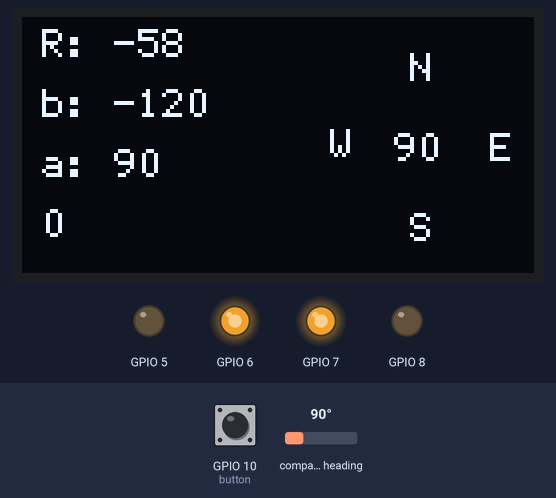
This program was run on a simulated ESP32-C3. Shown: 128×64 one-colour display, output pins drawn as LEDs (lit = HIGH). The test bench sets the inputs (shaded band); at power-on: GPIO 10 (button) HIGH, compass heading 90°. WiFi joins after 1.5 s; servers stay silent unless stated; EEPROM starts erased; no MQTT or app messages arrive unless stated; what the program prints to the serial monitor is not drawn.

Above: at 3.8 s.
3.9 s: GPIO 10 (button) pulled LOW for 0.15 s
At 5.46 s:
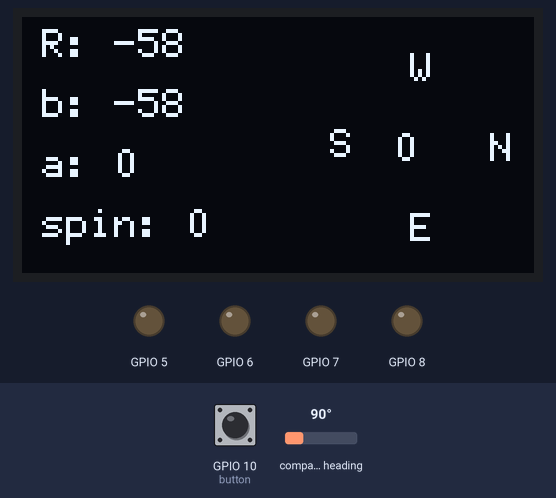
7.0 s: compass heading set to 33°
At 7.4 s:
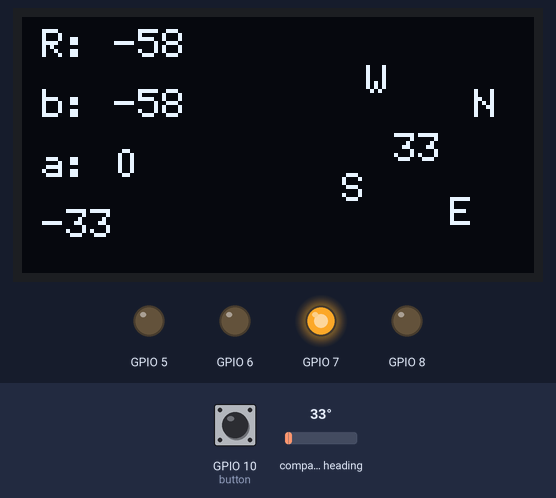
9.1 s: compass heading set to 27°
At 9.8 s:
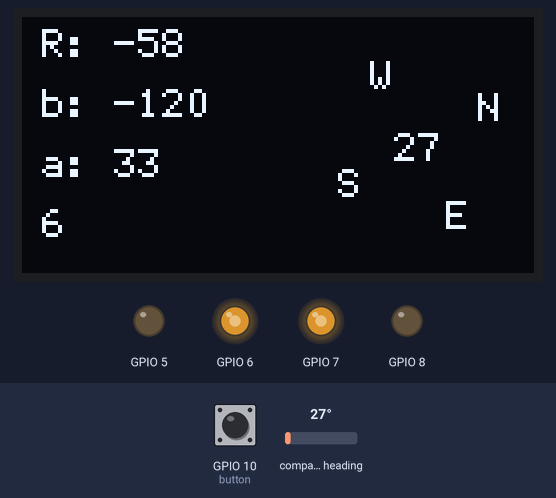
12.1 s: compass heading set to 18°
At 12.7 s:
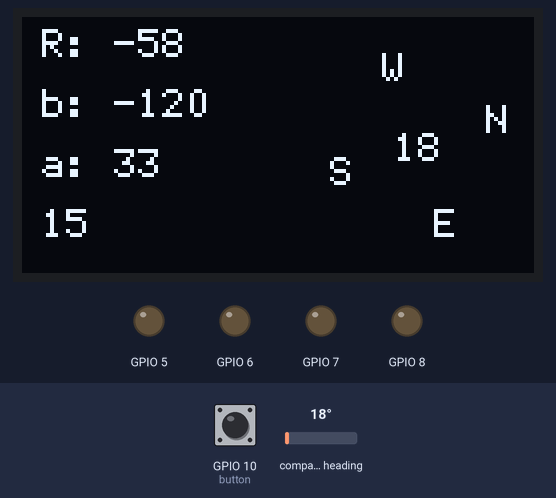
15.1 s: compass heading set to 14°
At 15.6 s:
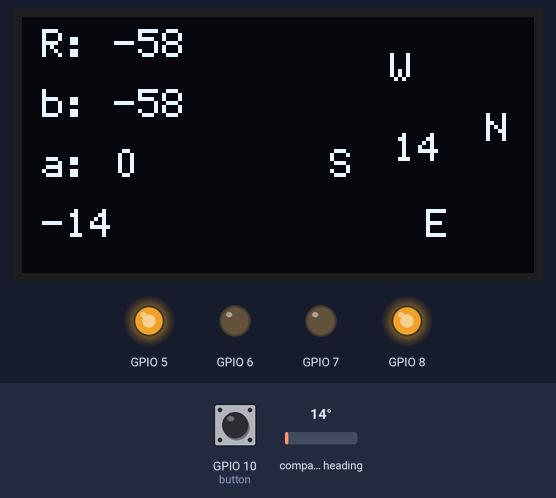
16.6 s: GPIO 10 (button) pulled LOW for 1 s
At 18.6 s:
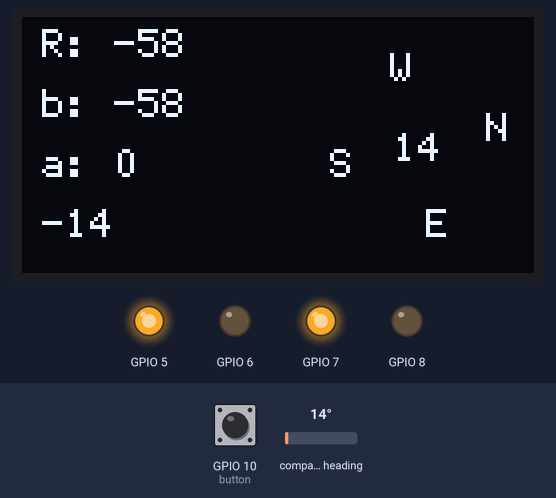
Timing chart, 0 to 21.6 s (numbered marks = the images above; inputs shaded):
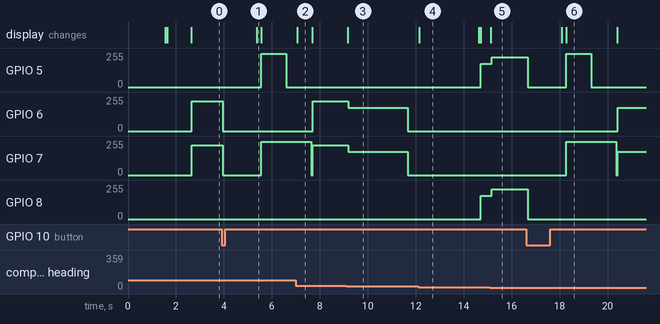

Measured:
- the behaviour switches between 30 and 29° on compass heading (found by bisection; images 2 and 3)
- the behaviour switches between 16 and 15° on compass heading (found by bisection; images 4 and 5)
- after the input at 3.9 s, GPIO 5: 0/255 → 249/255 after 1.7 s, → 0/255 1.0 s later; GPIO 6, GPIO 7: 224/255 → 0/255 after 0.05 s instead of 2.7 s; the display: changes after 1.5 s (image 1)
- after the input at 7.0 s, the display: changes after 0.07 s (image 2)
- after the input at 9.1 s, GPIO 6, GPIO 7: 224/255 → 174/255 after 0.09 s, → 0/255 2.5 s later; the display: changes after 0.07 s (image 3)
- after the input at 15.1 s, GPIO 5, GPIO 8: 174/255 → 224/255 after 0.06 s; the display: changes at once (image 5)
- after the input at 16.6 s, GPIO 5, GPIO 8: 224/255 → 0/255 after 0.07 s instead of 2.1 s; GPIO 6: 0/255 → 174/255 after 3.8 s; GPIO 7: 0/255 → 249/255 after 1.7 s, → 174/255 2.1 s later; the display: first changes after 1.5 s (image 6 shows a later state)

The program:

main.cpp
```cpp
#include <Arduino.h>
#include "display.h"
#include "Compass.h"
#include "Motor_control.h"
#include "detect_rssi.h"
#include <PubSubClient.h>
#include <WiFiClientSecure.h>

// --- PIN CONFIG ---
const int button = 10;
volatile bool buttonPressed = false;

// --- OBJECTS ---
Compass compass;
oled_display oled;
motor_driver xe;
detect_rssi rssi;
WiFiClientSecure secureClient;
PubSubClient client(secureClient);

// --- MQTT CONFIG ---
const char *mqtt_server = "032497695b644f6ab159c2c420aedb87.s1.eu.hivemq.cloud";
const int mqtt_port = 8883;
const char *mqtt_user = "caixe";
const char *mqtt_pass = "1Caixelamdoan";

// --- TOPICS ---
const char *rssi_topic = "rssi";
const char *best_rssi_topic = "best rssi";
const char *compass_topic = "compass";
const char *best_heading_topic = "best heading";
const char *status_topic = "status";
const char *decline_topic = "decline";
const char *driff_topic = "driff";
const char *log_topic = "debug/log";
const char *smooth_rssi_topic = "debug/smooth";

// --- GLOBAL VARIABLES ---
int target = 0;
int current_heading;
int current_rssi;
int best_rssi = -120;
int decline = 0;
int driff = 0;
bool has_first_scan = false;
float smooth_rssi_val = -120.0;
unsigned long last_mqtt_pub = 0;

// --- BIẾN LỌC NHIỄU ---
int bad_signal_counter = 0;

// --- INTERRUPT ---
void IRAM_ATTR handleButtonInterrupt() {
  buttonPressed = true;
}

// --- HELPER FUNCTIONS ---
void log_remote(String msg) {
  Serial.println(msg);
  if (client.connected()) client.publish(log_topic, msg.c_str());
}

int get_smooth_rssi() {
  int raw_val = rssi.get_rssi();
  if (raw_val == 0 || raw_val > -10) return (int)smooth_rssi_val;

  if (smooth_rssi_val < -119.0) {
    smooth_rssi_val = raw_val;
    return raw_val;
  }
  smooth_rssi_val = (raw_val * 0.2) + (smooth_rssi_val * 0.8);
  return (int)smooth_rssi_val;
}

void reconnect() {
  if (!client.connected()) {
    Serial.print("Connecting MQTT...");
    if (client.connect("ESP32Client", mqtt_user, mqtt_pass)) {
      Serial.println("Connected!");
    } else {
      delay(2000);
    }
  }
}

bool publish_data(const char *topic, const String &payload) {
  if (!client.connected()) reconnect();
  client.loop();
  return client.publish(topic, payload.c_str());
}

void update_status() {
  if (millis() - last_mqtt_pub < 100) return;
  publish_data(rssi_topic, String(current_rssi));
  publish_data(smooth_rssi_topic, String(get_smooth_rssi()));
  publish_data(compass_topic, String(current_heading));
  publish_data(best_rssi_topic, String(best_rssi));
  publish_data(best_heading_topic, String(target));
  publish_data(decline_topic, String(decline));
  publish_data(driff_topic, String(driff));
  last_mqtt_pub = millis();
}

// --- HÀM GIỮ KẾT NỐI + CẬP NHẬT OLED ---
// Hàm này được dùng ở khắp mọi nơi (khi chờ, khi quay, khi đo)
// Nên thêm oled.print vào đây sẽ giúp màn hình luôn sống
void keep_connection_active(unsigned long duration) {
  unsigned long start = millis();
  while (millis() - start < duration) {
    if (client.connected()) client.loop();
    if (buttonPressed) break;

    // Cập nhật số liệu nền
    current_heading = compass.get_heading();
    current_rssi = get_smooth_rssi();
    driff = (target - current_heading + 540) % 360 - 180;

    update_status(); // Gửi MQTT

    // CẬP NHẬT OLED (Fix lỗi treo màn hình)
    oled.print(current_heading, current_rssi, best_rssi, target, driff);
  }
}

// --- ĐO KỸ "TOP-TIER" ---
int get_best_rssi_samples(int samples) {
  int buffer[samples];
  int valid_count = 0;

  for(int i=0; i<samples; i++) {
     int r = rssi.get_rssi();
     if(r < 0 && r > -120) {
         buffer[valid_count] = r;
         valid_count++;
     }

     // Trong lúc đo vẫn cập nhật màn hình
     current_heading = compass.get_heading();
     driff = (target - current_heading + 540) % 360 - 180;
     update_status();
     oled.print(current_heading, r, best_rssi, target, driff); // Hiện RSSI tức thời

     delay(15);
  }

  if(valid_count == 0) return -100;

  for (int i = 0; i < valid_count - 1; i++) {
    for (int j = 0; j < valid_count - i - 1; j++) {
      if (buffer[j] < buffer[j + 1]) {
        int temp = buffer[j];
        buffer[j] = buffer[j + 1];
        buffer[j + 1] = temp;
      }
    }
  }

  int top_n = valid_count / 3;
  if (top_n < 1) top_n = 1;

  long sum_top = 0;
  for (int k = 0; k < top_n; k++) {
      sum_top += buffer[k];
  }

  return sum_top / top_n;
}

void turn_to_absolute_angle(int target_angle) {
  unsigned long start_turn = millis();
  while (millis() - start_turn < 4000) {
      if (buttonPressed) return;

      int h = compass.get_heading();
      int diff = (target_angle - h + 540) % 360 - 180;

      current_heading = h;
      driff = (target - h + 540) % 360 - 180;
      update_status();
      oled.print(current_heading, current_rssi, best_rssi, target, driff); // Update OLED

      if (abs(diff) < 5) { xe.stop(); return; }

      int spd = 450;
      if (abs(diff) < 30) spd = 350;

      if (diff > 0) xe.turn_right(spd); else xe.turn_left(spd);
      delay(20);
  }
  xe.stop();
}

void execute_u_turn() {
  log_remote("U-TURN EXECUTE!");
  publish_data(status_topic, "u-turn");

  int start_h = compass.get_heading();
  int target_u = (start_h + 180) % 360;

  xe.turn_left(450);
  unsigned long start_time = millis();
  while(millis() - start_time < 3000) {
    client.loop();
    if (buttonPressed) { xe.stop(); return; }

    current_heading = compass.get_heading();
    update_status();
    oled.print(current_heading, current_rssi, best_rssi, target, 999); // 999 báo hiệu đang quay

    if(abs(current_heading - target_u) < 20) break;
  }
  xe.stop();

  xe.move_forward(450);
  keep_connection_active(1000);
  xe.stop();
}

bool scan_greedy(int old_best_val) {
  log_remote("Greedy Scan (Top-Tier)...");
  publish_data(status_topic, "scanning");
  xe.stop();
  keep_connection_active(500);

  int center_heading = compass.get_heading();
  int center_rssi = get_best_rssi_samples(20);

  int best_local_rssi = center_rssi;
  int best_local_heading = center_heading;
  int offset = 60;

  // Check Phải
  int right_angle = (center_heading + offset) % 360;
  turn_to_absolute_angle(right_angle);
  xe.stop();
  keep_connection_active(500);
  int right_rssi = get_best_rssi_samples(20);

  if (right_rssi > center_rssi + 3) {
      log_remote("Right is better!");
      best_local_rssi = right_rssi;
      best_local_heading = right_angle;
  }
  else {
      // Check Trái
      int left_angle = (center_heading - offset + 360) % 360;
      turn_to_absolute_angle(left_angle);
      xe.stop();
      keep_connection_active(500);
      int left_rssi = get_best_rssi_samples(20);

      if (left_rssi > right_rssi && left_rssi > center_rssi + 3) {
          best_local_rssi = left_rssi;
          best_local_heading = left_angle;
      } else if (right_rssi > center_rssi + 3) {
          best_local_rssi = right_rssi;
          best_local_heading = right_angle;
      }
  }

  int gap = old_best_val - best_local_rssi;

  if (old_best_val > -90 && gap > 8) {
      log_remote("Weak Signal. Rejecting.");
      return false;
  }

  best_rssi = best_local_rssi;
  target = best_local_heading;

  log_remote("New Target: " + String(target) + " (RSSI: " + String(best_rssi) + ")");

  turn_to_absolute_angle(target);
  return true;
}

// --- FIRST SCAN 8 HƯỚNG (ĐÃ THÊM OLED VIEW) ---
void scan_8_points() {
  log_remote("FIRST SCAN (8-Point / Top-Tier)");
  publish_data(status_topic, "first scan 8pts");
  xe.stop();

  int points[8] = {0, 45, 90, 135, 180, 225, 270, 315};

  // Reset để cập nhật ngay
  best_rssi = -120;
  target = current_heading;

  for (int i = 0; i < 8; i++) {
      if (buttonPressed) return;

      log_remote("Check: " + String(points[i]));
      turn_to_absolute_angle(points[i]);
      xe.stop();
      keep_connection_active(1500); // Ổn định 1.5s

      int val = get_best_rssi_samples(20);

      log_remote("Angle " + String(points[i]) + ": " + String(val));

      if (val > best_rssi) {
          best_rssi = val;
          target = points[i];
          update_status();
          log_remote("New Best Found: " + String(best_rssi));
      }

      // CẬP NHẬT OLED GIAO DIỆN FIRST SCAN
      // Hiển thị góc đang quét (points[i]) và giá trị đo được (val)
      oled.first_scan_view(points[i], val, best_rssi, target, i * 45);
  }

  log_remote("COMPLETE. Winner: " + String(target));
  turn_to_absolute_angle(target);
  keep_connection_active(500);
}

void setup() {
  Serial.begin(115200);
  secureClient.setInsecure();
  client.setServer(mqtt_server, mqtt_port);
  pinMode(button, INPUT_PULLUP);
  attachInterrupt(digitalPinToInterrupt(button), handleButtonInterrupt, FALLING);
  PinManager::init_i2c();
  oled.begin();
  xe.begin();
  rssi.begin();
  oled.notice();
  keep_connection_active(1000);
  compass.begin();
  xe.stop();
}

void loop() {
  // 1. VA CHẠM
  if (buttonPressed) {
    buttonPressed = false;
    log_remote("COLLISION!");
    xe.stop(); delay(100);
    xe.move_backward(500); keep_connection_active(1000);
    xe.turn_back_right(500); keep_connection_active(1000);
    best_rssi = -120;
    scan_8_points();
  }

  if (!client.connected()) reconnect();
  client.loop();

  if (!has_first_scan) {
    scan_8_points();
    has_first_scan = true;
  }

  current_heading = compass.get_heading();
  current_rssi = get_smooth_rssi();
  driff = (target - current_heading + 540) % 360 - 180;

  // Update status và OLED liên tục
  update_status();
  oled.print(current_heading, current_rssi, best_rssi, target, driff);

  if (current_rssi > best_rssi + 2) {
    best_rssi = current_rssi;
    bad_signal_counter = 0;
  }

  decline = best_rssi - current_rssi;
  publish_data(decline_topic, String(decline));

  // 3. LOGIC KÍCH HOẠT SCAN
  if (decline > 5) {
      bad_signal_counter++;

      if (bad_signal_counter > 8) { // Ngưỡng kiên nhẫn 8 lần
          log_remote("Confirmed Drop: " + String(decline) + "dB. Scanning...");
          xe.stop();

          int old_best_val = best_rssi;
          bool scan_success = scan_greedy(old_best_val);

          if (!scan_success) {
             execute_u_turn();
             best_rssi = -120;
             scan_greedy(-120);
          }

          smooth_rssi_val = get_best_rssi_samples(10);
          current_rssi = (int)smooth_rssi_val;
          bad_signal_counter = 0;
      }
  } else {
      bad_signal_counter = 0;
  }

  // 4. ĐIỀU HƯỚNG
  if (current_rssi > -45) {
    xe.stop();
    publish_data(status_topic, "Arrived Target!");
  }
  else {
    int deadband = 15;
    int turn_spd = 350;

    if (driff > deadband) {
      xe.turn_right(turn_spd);
      keep_connection_active(100);
      xe.move_forward(450);
    }
    else if (driff < -deadband) {
      xe.turn_left(turn_spd);
      keep_connection_active(100);
      xe.move_forward(450);
    }
    else {
      xe.move_forward(450);
      publish_data(status_topic, "go forward");
    }
  }

  keep_connection_active(20);
}
```

Compass.h
```cpp
//compass.h
#ifndef COMPASS_H
#define COMPASS_H

#include <Arduino.h>
#include <QMC5883LCompass.h>
#include <Preferences.h>
#include "pin_manager.h"


class Compass
{
private:
    QMC5883LCompass qmc5883l;
    Preferences memory;


public:
    float off_x, off_y, off_z;
    float scale_x, scale_y, scale_z;

    Compass();
    void begin();
    void start_calibrate();
    void save_data();
    void load_data();
    void check_calibrate();
    int get_heading();
    const char *store = "MyCompass_data"; // namespace Flash
    const char *key_used = "useCount";
    const char *key_flag = "calibrated";
};

#endif
```

Motor_control.h
```cpp
#ifndef MOTOR_DRIVER_H
#define MOTOR_DRIVER_H

#include <Arduino.h>
#include "pin_manager.h"

class motor_driver
{
    public:
        motor_driver();
        void begin();
        void move_forward(int speed);
        void move_backward(int speed);
        void turn_left(int speed);
        void turn_right(int speed);
        void turn_back_left(int speed);  // Lùi và ngoặt đầu sang trái
        void turn_back_right(int speed); // Lùi và ngoặt đầu sang phải
        void stop();

};
#endif
```

detect_rssi.h
```cpp
//detect_rssi.h
#ifndef DETECT_RSSI_H
#define DETECT_RSSI_H
#include <Arduino.h>
#include <WiFi.h>
#include "kalman_filter.h"


class detect_rssi
{
    private:
    const char* ssid;
    const char* password;


    KalmanFilter rssi_filter;

    public:
    detect_rssi();
    void begin();
    long get_rssi();
    void stop();
    const char* get_ssid();
    const char* get_password();
};

#endif
```

display.h
```cpp
//display.h
#ifndef DISPLAY_H
#define DISPLAY_H

#include <U8g2lib.h>
#include <Arduino.h>
#include "pin_manager.h"

class oled_display {
private:
    U8G2_SSD1306_128X64_NONAME_F_HW_I2C u8g2;


public:
    oled_display();
    void begin();
    void clear();
    void draw_compass(int heading);

    void show_rssi(int rssi);
    void show_best_rssi(int best_rssi);
    void show_best_heading(int best_heading);
    void direction(int driff);
    void notice();
    void print(int heading, int rssi,int best_rssi, int best_heading,int driff);
    void first_scan_view(int heading, int rssi, int best_rssi, int best_heading,int spin);
    void show_spin(int spin);


};
#endif
```

kalman_filter.h
```cpp
#ifndef KALMAN_FILTER_H
#define KALMAN_FILTER_H

class KalmanFilter
{
private:
    float x; // estimate
    float p; // error estimate
    float r; // error measure
    float k; // kalman gain
    float a; //Hệ số làm mượt độ nhiễu cảm biến

public:
    KalmanFilter(float init_estimate = 0.0, float init_error_estimate = 1.0, float error_measure = 1.0, float alpha = 0.9);
    float update(float measurement);
    float getEstimate() const;
    float getErrorMeasure() const;
};

#endif
```

pin_manager.h
```cpp
#ifndef PIN_MANAGER_H
#define PIN_MANAGER_H
#include<Wire.h>
#include <HardwareSerial.h>

//  Cấu hình chân dùng chung
struct PinManager {
    // I2C cho QMC5883L + MPU6050 + OLED
    static const int SDA = 0;
    static const int SCL = 1;
    //motor
    static const int in1 = 8; //A+
    static const int in2 = 7; //A-

    static const int in3 = 6; // B+
    static const int in4 = 5; // B-

    //ld2410b
   static const int UART_TX = 21;
   static const int UART_RX = 20;


    static void init_i2c()
    {
        Wire.begin(SDA, SCL);
    }

};

#endif
```

Compass.cpp
```cpp
//compass.cpp
#include "Compass.h"

Compass::Compass() {}
void Compass::begin()
{

    qmc5883l.init();
    qmc5883l.setSmoothing(10, false);
    check_calibrate();
    qmc5883l.setCalibrationOffsets(off_x, off_y, off_z);
    qmc5883l.setCalibrationScales(scale_x, scale_y, scale_z);
}

void Compass::start_calibrate()
{
    qmc5883l.calibrate();
    off_x = qmc5883l.getCalibrationOffset(0);
    off_y = qmc5883l.getCalibrationOffset(1);
    off_z = qmc5883l.getCalibrationOffset(2);
    scale_x = qmc5883l.getCalibrationScale(0);
    scale_y = qmc5883l.getCalibrationScale(1);
    scale_z = qmc5883l.getCalibrationScale(2);
}

void Compass::save_data()
{
    memory.begin(store, false);
    memory.putFloat("off0", off_x);
    memory.putFloat("off1", off_y);
    memory.putFloat("off2", off_z);
    memory.putFloat("scale0", scale_x);
    memory.putFloat("scale1", scale_y);
    memory.putFloat("scale2", scale_z);
    memory.end();
    Serial.println("Success save calibrate ");
}

void Compass::load_data()
{
    memory.begin(store, true);
    off_x = memory.getFloat("off0");
    off_y = memory.getFloat("off1");
    off_z = memory.getFloat("off2");
    scale_x = memory.getFloat("scale0");
    scale_y = memory.getFloat("scale1");
    scale_z = memory.getFloat("scale2");
    memory.end();
}
void Compass::check_calibrate()
{
    memory.begin(store, false);
    bool isCalibrated = memory.getBool(key_flag, false);
    int useCount = memory.getInt(key_used, 0);

    if (!isCalibrated || useCount >= 3)
    {
        Serial.println("please move and wait to calibrate");
        start_calibrate();
        save_data();
        memory.putBool(key_flag, true);
        memory.putInt(key_used, 1);
        Serial.println("Finishing calibrate");
    }
    else
    {
        load_data();
        memory.putInt(key_used, useCount + 1);
        Serial.printf("Number of use: %d\n", useCount + 1);
    }
    memory.end();
}
int Compass::get_heading()
{
    qmc5883l.read();
    int azimuth = qmc5883l.getAzimuth();
    if (azimuth < 0)
    {
        azimuth += 360; // Chuyển đổi góc âm sang khoảng 180-359
    }
    Serial.print(" Azimuth : ");
    Serial.println(azimuth);
    return azimuth;
}
```

Motor_control.cpp
```cpp
#include "Motor_control.h"

motor_driver::motor_driver(){}

void motor_driver::begin()
{
    // Gán kênh PWM cho từng chân
    ledcSetup(0, 10000, 9); // kênh 0, tần số 10kHz, độ phân giải 9bit
    ledcSetup(1, 10000, 9);
    ledcSetup(2, 10000, 9);
    ledcSetup(3, 10000, 9);

    ledcAttachPin(PinManager::in1, 0);
    ledcAttachPin(PinManager::in2, 1);
    ledcAttachPin(PinManager::in3, 2);
    ledcAttachPin(PinManager::in4, 3);

    stop(); // đảm bảo mức 0
}

void motor_driver::move_forward(int speed) {
    ledcWrite(0, speed); //A+
    ledcWrite(1, 0);
    ledcWrite(2, speed); //B+
    ledcWrite(3, 0);
}

void motor_driver::move_backward(int speed) {
    ledcWrite(0, 0);
    ledcWrite(1, speed);
    ledcWrite(2, 0);
    ledcWrite(3, speed);
}

void motor_driver::turn_left(int speed) {
    ledcWrite(0, 0);
    ledcWrite(1, speed);
    ledcWrite(2, speed); //B+
    ledcWrite(3, 0);

}

void motor_driver::turn_right(int speed) {
    ledcWrite(0, speed); //A+
    ledcWrite(1, 0);
    ledcWrite(2, 0);
    ledcWrite(3, speed);

}
// Muốn đầu rẽ trái khi lùi -> Bánh phải lùi, bánh trái đứng yên (hoặc lùi chậm hơn)
void motor_driver::turn_back_left(int speed) {
    ledcWrite(0, 0);
    ledcWrite(1, 0);      // A dừng (Trái dừng)
    ledcWrite(2, 0);
    ledcWrite(3, speed);  // B lùi (Phải lùi) -> Xe xoay đít sang phải -> Đầu sang trái
}

// Muốn đầu rẽ phải khi lùi -> Bánh trái lùi, bánh phải đứng yên
void motor_driver::turn_back_right(int speed) {
    ledcWrite(0, 0);
    ledcWrite(1, speed);  // A lùi (Trái lùi) -> Xe xoay đít sang trái -> Đầu sang phải
    ledcWrite(2, 0);
    ledcWrite(3, 0);      // B dừng (Phải dừng)
}

void motor_driver::stop() {
    ledcWrite(0, 0);
    ledcWrite(1, 0);
    ledcWrite(2, 0);
    ledcWrite(3, 0);
}
```

Source omitted: detect_rssi.cpp (958 bytes), display.cpp (2740 bytes), kalman_filter.cpp (810 bytes)
